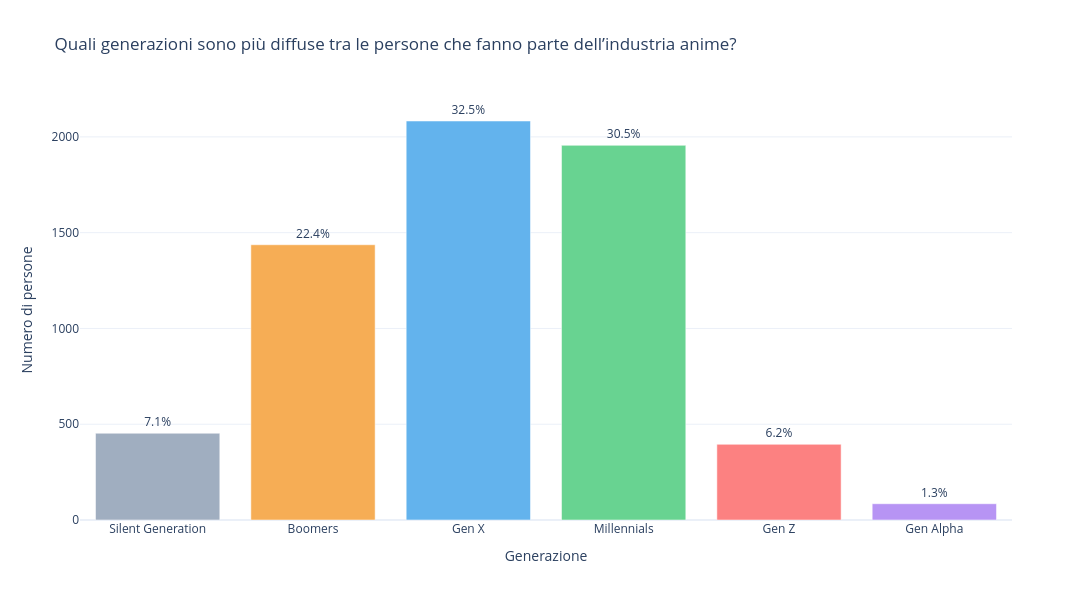

Notebook code cell kept with this figure:
### Markdown cell above
## Quali sono le generazioni più diffuse nell'industria anime?

### Code cell
# prendo person_mal_id
works_people = (
    df_person_anime_works[["person_mal_id"]]
    .copy()
)
#converto in numerico e tolgo righe mancanti o duplicati (controllo ch eho aggiunto per sicurezza)
works_people = df_person_anime_works[["person_mal_id"]].copy()
works_people["person_mal_id"] = pd.to_numeric(works_people["person_mal_id"], errors="coerce").astype("Int64")
works_people = works_people.dropna(subset=["person_mal_id"]).drop_duplicates()

# recupero anni di nascita da details
details_birth = df_person_details[["person_mal_id", "birthday"]].copy()
details_birth["person_mal_id"] = pd.to_numeric(details_birth["person_mal_id"], errors="coerce").astype("Int64")
details_birth["birthday"] = pd.to_datetime(details_birth["birthday"], errors="coerce", utc=True)
details_birth["birth_year"] = details_birth["birthday"].dt.year.astype("Int64")

# filtro anni (prima di 1900 e dopo 2024 gli anni li considero 'non palusibili' per evitare dati strani)
details_birth.loc[~details_birth["birth_year"].between(1900, 2024), "birth_year"] = pd.NA
details_birth = details_birth.drop_duplicates(subset=["person_mal_id"])

staff = works_people.merge(details_birth[["person_mal_id", "birth_year"]], on="person_mal_id", how="left")

#controlli
tot_people = staff["person_mal_id"].nunique()
known_people = staff.loc[staff["birth_year"].notna(), "person_mal_id"].nunique()
print(f"Staff in credits: {tot_people:,} unique people")
print(f"Birth year coverage: {known_people/tot_people:.3f} ({known_people:,}/{tot_people:,})")


# generazioni
labels = ["Silent Generation", "Boomers", "Gen X", "Millennials", "Gen Z", "Gen Alpha"]
staff["generation"] = pd.cut(
    staff["birth_year"],
    bins=[-np.inf, 1945, 1964, 1980, 1996, 2012, 2024],
    labels=labels,
    right=True
)
gen_counts = (
    staff.dropna(subset=["generation"])
         .groupby("generation", observed=True)["person_mal_id"]
         .nunique()
         .reset_index(name="count")
)

gen_counts["generation"] = pd.Categorical(gen_counts["generation"], categories=labels, ordered=True)
gen_counts = gen_counts.sort_values("generation")
gen_counts["share"] = gen_counts["count"] / gen_counts["count"].sum() * 100

color_map = {
    "Silent Generation": "#A0AEC0",
    "Boomers": "#F6AD55",
    "Gen X": "#63B3ED",
    "Millennials": "#68D391",
    "Gen Z": "#FC8181",
    "Gen Alpha": "#B794F4",
}

fig = px.bar(
    gen_counts,
    x="generation",
    y="count",
    color="generation",
    color_discrete_map=color_map,
    text=gen_counts["share"].round(1).astype(str) + "%",
    title="Quali generazioni sono più diffuse tra le persone che fanno parte dell’industria anime?",
    labels={"count": "Numero di persone", "generation": "Generazione"},
)
fig.update_layout(template="plotly_white", width=1100, height=600, showlegend=False)
fig.update_traces(textposition="outside")
fig.update_yaxes(rangemode="tozero")
fig.show()

### Figure 1 — Plotly figure (JSON) as saved in the notebook; plotly's stock layout.template omitted (floating-point values rounded to 4 significant figures)
{"data": [{"hovertemplate": "Generazione=%{x}<br>Numero di persone=%{y}<br>text=%{text}<extra></extra>", "legendgroup": "Silent Generation", "marker": {"color": "#A0AEC0", "pattern": {"shape": ""}}, "name": "Silent Generation", "orientation": "v", "showlegend": true, "text": ["7.1%"], "textposition": "outside", "x": ["Silent Generation"], "xaxis": "x", "y": [453], "yaxis": "y", "type": "bar"}, {"hovertemplate": "Generazione=%{x}<br>Numero di persone=%{y}<br>text=%{text}<extra></extra>", "legendgroup": "Boomers", "marker": {"color": "#F6AD55", "pattern": {"shape": ""}}, "name": "Boomers", "orientation": "v", "showlegend": true, "text": ["22.4%"], "textposition": "outside", "x": ["Boomers"], "xaxis": "x", "y": [1437], "yaxis": "y", "type": "bar"}, {"hovertemplate": "Generazione=%{x}<br>Numero di persone=%{y}<br>text=%{text}<extra></extra>", "legendgroup": "Gen X", "marker": {"color": "#63B3ED", "pattern": {"shape": ""}}, "name": "Gen X", "orientation": "v", "showlegend": true, "text": ["32.5%"], "textposition": "outside", "x": ["Gen X"], "xaxis": "x", "y": [2083], "yaxis": "y", "type": "bar"}, {"hovertemplate": "Generazione=%{x}<br>Numero di persone=%{y}<br>text=%{text}<extra></extra>", "legendgroup": "Millennials", "marker": {"color": "#68D391", "pattern": {"shape": ""}}, "name": "Millennials", "orientation": "v", "showlegend": true, "text": ["30.5%"], "textposition": "outside", "x": ["Millennials"], "xaxis": "x", "y": [1956], "yaxis": "y", "type": "bar"}, {"hovertemplate": "Generazione=%{x}<br>Numero di persone=%{y}<br>text=%{text}<extra></extra>", "legendgroup": "Gen Z", "marker": {"color": "#FC8181", "pattern": {"shape": ""}}, "name": "Gen Z", "orientation": "v", "showlegend": true, "text": ["6.2%"], "textposition": "outside", "x": ["Gen Z"], "xaxis": "x", "y": [395], "yaxis": "y", "type": "bar"}, {"hovertemplate": "Generazione=%{x}<br>Numero di persone=%{y}<br>text=%{text}<extra></extra>", "legendgroup": "Gen Alpha", "marker": {"color": "#B794F4", "pattern": {"shape": ""}}, "name": "Gen Alpha", "orientation": "v", "showlegend": true, "text": ["1.3%"], "textposition": "outside", "x": ["Gen Alpha"], "xaxis": "x", "y": [85], "yaxis": "y", "type": "bar"}], "layout": {"xaxis": {"anchor": "y", "domain": [0.0, 1.0], "title": {"text": "Generazione"}, "categoryorder": "array", "categoryarray": ["Silent Generation", "Boomers", "Gen X", "Millennials", "Gen Z", "Gen Alpha"]}, "yaxis": {"anchor": "x", "domain": [0.0, 1.0], "title": {"text": "Numero di persone"}, "rangemode": "tozero"}, "legend": {"title": {"text": "Generazione"}, "tracegroupgap": 0}, "title": {"text": "Quali generazioni sono più diffuse tra le persone che fanno parte dell’industria anime?"}, "barmode": "relative", "width": 1100, "height": 600, "showlegend": false}}
